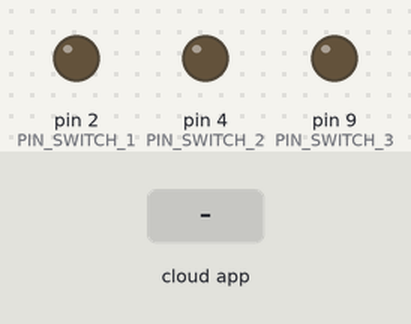
Recording of a sketch running on a simulated Arduino Mega 2560, built with avr-gcc and run on an emulated ATmega2560. On the bench: output pins drawn as LEDs (lit = HIGH). The test bench sets the inputs (shaded band). The RemoteXY app is connected.

Above: at 1.2 s.
1.3 s: the phone or cloud app sets switch_1 to 1
At 2.0 s:
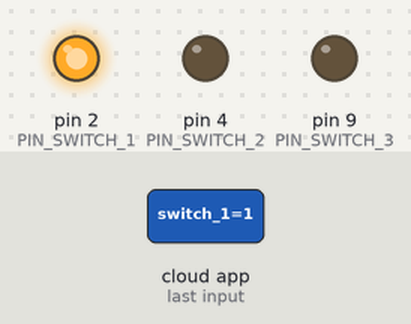
2.8 s: the phone or cloud app sets switch_2 to 1
At 3.1 s:
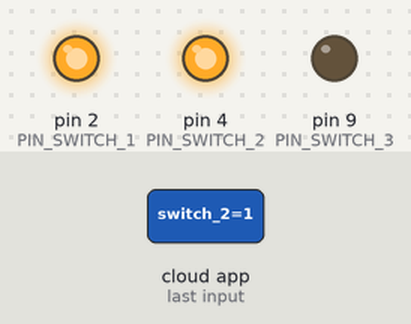
4.3 s: the phone or cloud app sets switch_3 to 1
At 5.4 s:
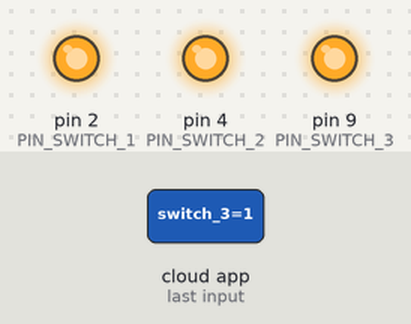
5.8 s: the phone or cloud app sets switch_1 to 0
At 6.6 s:
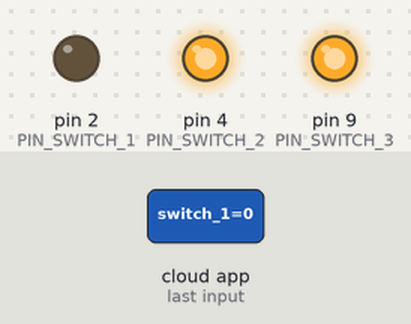
7.3 s: the phone or cloud app sets switch_2 to 0
At 7.7 s:
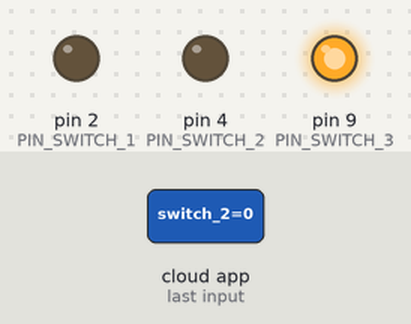
8.8 s: the phone or cloud app sets switch_1 to 1
At 10.0 s:
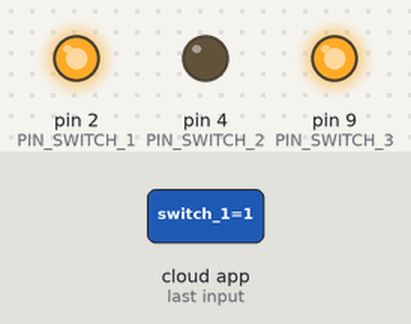
Timing chart, 0 to 11.3 s (numbered marks = the images above; inputs shaded):
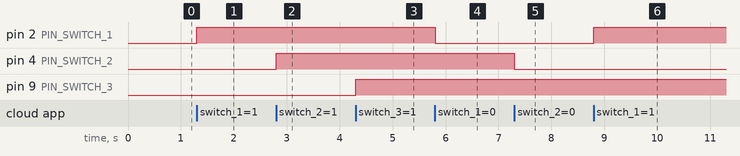

Measured:
- after the input at 1.3 s, pin 2 (PIN_SWITCH_1): LOW → HIGH at once
- after the input at 2.8 s, pin 4 (PIN_SWITCH_2): LOW → HIGH at once
- after the input at 4.3 s, pin 9 (PIN_SWITCH_3): LOW → HIGH at once
- after the input at 5.8 s, pin 2 (PIN_SWITCH_1): HIGH → LOW at once
- after the input at 7.3 s, pin 4 (PIN_SWITCH_2): HIGH → LOW at once
- after the input at 8.8 s, pin 2 (PIN_SWITCH_1): LOW → HIGH at once

The sketch:

Lights_Control.ino
```cpp
#define REMOTEXY_MODE__SOFTSERIAL
#include <SoftwareSerial.h>
#include <RemoteXY.h>
#define REMOTEXY_SERIAL_RX A8
#define REMOTEXY_SERIAL_TX A9
#define REMOTEXY_SERIAL_SPEED 9600
#pragma pack(push, 1)
uint8_t RemoteXY_CONF[] =
  { 255,3,0,0,0,99,0,16,16,1,2,0,3,14,16,7,2,26,31,31,
  79,78,0,79,70,70,0,2,0,23,14,16,7,2,26,31,31,79,78,0,
  79,70,70,0,2,0,43,14,17,7,2,26,31,31,79,78,0,79,70,70,
  0,129,0,3,8,16,4,24,76,68,82,32,108,101,100,0,129,0,23,8,
  14,4,24,80,73,82,32,108,101,100,0,129,0,43,8,16,4,24,67,84,
  83,32,108,101,100,0 };

struct {

  uint8_t switch_1; // =1 if switch ON and =0 if OFF
  uint8_t switch_2; // =1 if switch ON and =0 if OFF
  uint8_t switch_3; // =1 if switch ON and =0 if OFF


  uint8_t connect_flag;  // =1 if wire connected, else =0

} RemoteXY;
#pragma pack(pop)


#define PIN_SWITCH_1 2
#define PIN_SWITCH_2 4
#define PIN_SWITCH_3 9


void setup()
{
  RemoteXY_Init ();

  pinMode (PIN_SWITCH_1, OUTPUT);
  pinMode (PIN_SWITCH_2, OUTPUT);
  pinMode (PIN_SWITCH_3, OUTPUT);

  // TODO you setup code

}

void loop()
{
  RemoteXY_Handler ();

  digitalWrite(PIN_SWITCH_1, (RemoteXY.switch_1==0)?LOW:HIGH);
  digitalWrite(PIN_SWITCH_2, (RemoteXY.switch_2==0)?LOW:HIGH);
  digitalWrite(PIN_SWITCH_3, (RemoteXY.switch_3==0)?LOW:HIGH);

  // TODO you loop code
  // use the RemoteXY structure for data transfer
  // do not call delay()


}
```
